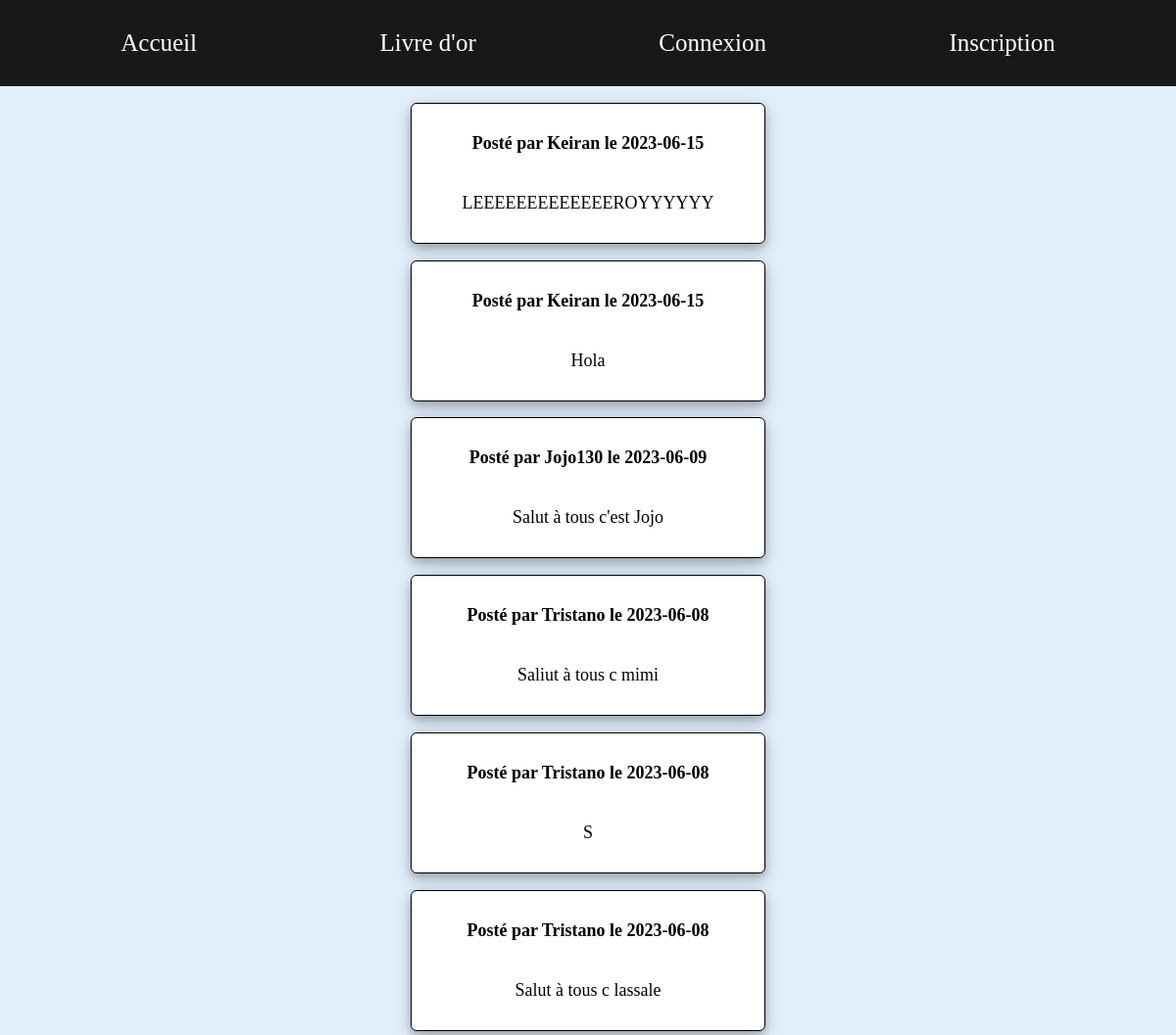
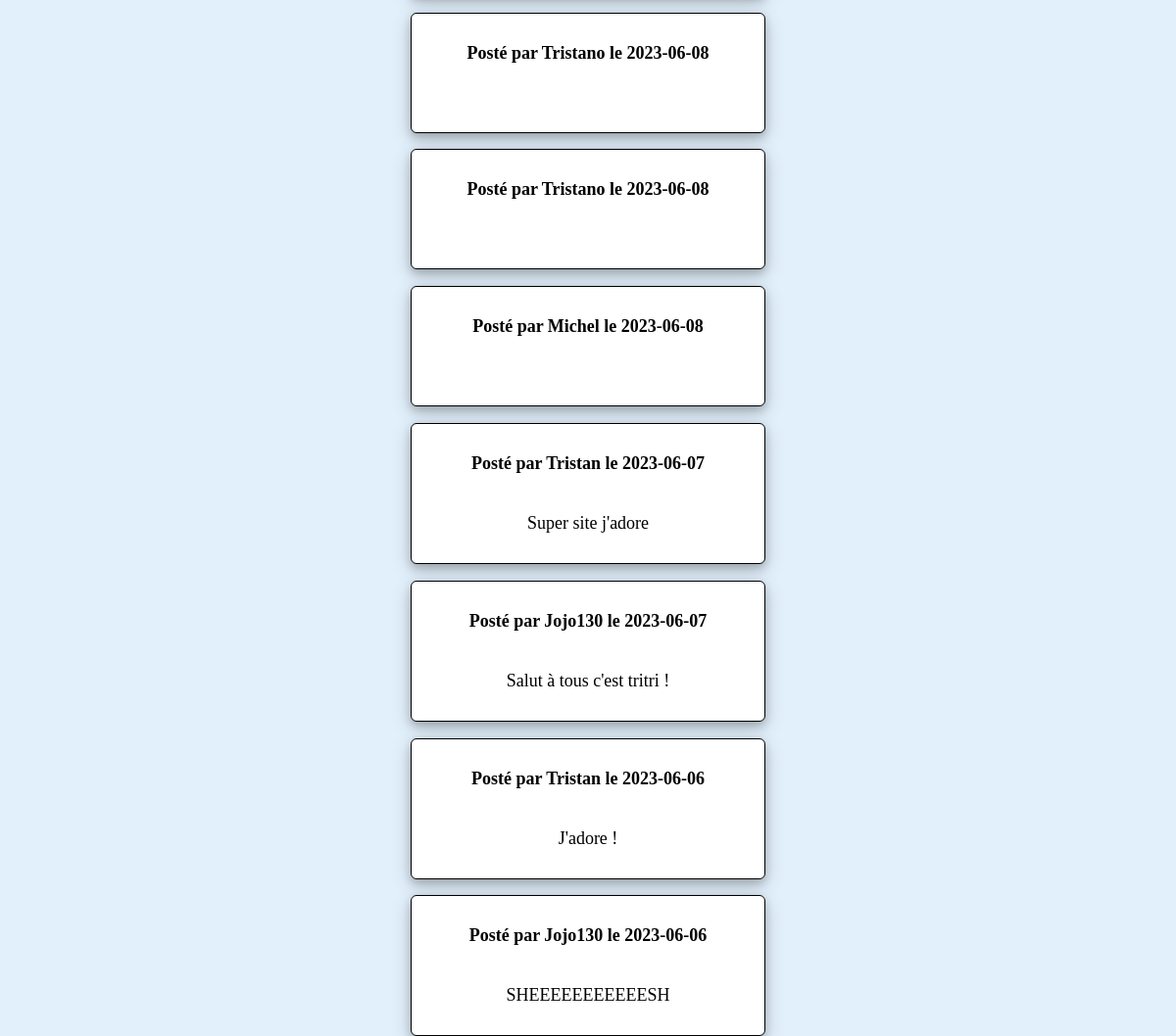
/template/livre-or.php, run on the app's committed database (2 pictures, top to bottom).
### tables this page shows
CREATE TABLE IF NOT EXISTS `comment` (
  `id` int NOT NULL AUTO_INCREMENT,
  `comment` text NOT NULL,
  `id_user` int NOT NULL,
  `date` date NOT NULL,
  PRIMARY KEY (`id`)
);

CREATE TABLE IF NOT EXISTS `user` (
  `id` int NOT NULL AUTO_INCREMENT,
  `login` varchar(255) NOT NULL,
  `password` varchar(255) NOT NULL,
  PRIMARY KEY (`id`)
);

### template/Classes/ClasseLivreOr.php (called while the page is built, shortened)
<?php
class GoldenBook{
    private $database;
    public function __construct($database){
        $this->database = $database;
    }
    public function getComments() {
        $bdd = $this->database->getBdd();
        $query = $bdd->prepare('SELECT * FROM comment ORDER BY date DESC');
        $query->execute();
        $comments = $query->fetchall();
        $query2 = $bdd->prepare('SELECT login FROM user JOIN comment ON user.id = comment.id_user ORDER BY comment.date DESC');
        $query2->execute();
        $usernames = $query2->fetchAll(PDO::FETCH_COLUMN);
        return array('comments' => $comments, 'usernames' => $usernames);
    }
}
?>

### template/livre-or.php (the view, shortened to what this page needs)
<?php
require 'Classes/ClasseLivreOr.php';
$database = new Database();
$goldenBook = new GoldenBook($database);
$data = $goldenBook->getComments();
$comments = $data['comments'];
$usernames = $data['usernames'];
?>
<!DOCTYPE html>
<html lang="en">
<head>
    <link rel="stylesheet" href="../style.css">
    <header>
    <a href="../index.php">Accueil</a>
    <a href="livre-or.php">Livre d'or</a>
    <?php if (isset($_SESSION["Connection"]) && $_SESSION["Connection"] == true) {?>
            <a href="commentaire.php">Commentaire</a>
            <a href="profil.php">Profil</a>
            <form method="post" action="../index.php">
            <button type="submit" name="deconnect_button" value="disconnect">Déconnexion</button>
            </form>
            <?php } else { ?>
                <a href="connexion.php">Connexion</a>
            <a href="inscription.php">Inscription</a>
                <?php } ?>
    </header>
</head>
<body>
<?php
foreach ($comments as $index => $comment) {
    $actual_username = isset($usernames[$index]) ? $usernames[$index] : '';
    ?>
    <section class="comment_section">
    <div>
        <p><b>Posté par <?php echo $actual_username . " le " . $comment['date']; ?></b></p>
    </div>
    <div>
        <p class="comment_section_message"><?php echo $comment['comment']; ?></p>
    </div>
    </section>
<?php } ?>
</body>
</html>

### style.css (style rules this page uses)
* { margin: 0; }
header { background-color: #181819; padding: 30px; display: flex; flex-direction: row; justify-content: center; }
header a { color: white; font-size: 25px; cursor: pointer; margin: auto; }
header a:link { color: white; text-decoration: none; }
body { background-color: #e2f0fb; }
.comment_section { color: black; padding: 30px; border-width: 1px; border-color: black; border-style: solid; border-radius: 6px; box-shadow: 0 4px 8px 0 rgba(0, 0, 0, 0.2), 0 6px 20px 0 rgba(0, 0, 0, 0.19); width: 25%; height: auto; background-color: white; margin: auto; margin-top: 1.4%; text-align: justify; font-size: 18px; font-family: Cambria, Cochin, Georgia, Times, "Times New Roman", serif; text-align: center; }
.comment_section_message { margin-top: 40px; }

### data on the page
comment: actual_username "Keiran", date "2023-06-15", comment "LEEEEEEEEEEEEEROYYYYYY"
comment: actual_username "Keiran", date "2023-06-15", comment "Hola"
comment: actual_username "Jojo130", date "2023-06-09", comment "Salut à tous c'est Jojo"
comment: date "2023-06-08", comment "Saliut à tous c mimi"
user: login "Tristano"
comment: id_user.login "Tristano", date "2023-06-08", comment "S"
comment: id_user.login "Tristano", date "2023-06-08", comment "Salut à tous c lassale"
comment: id_user.login "Tristano", date "2023-06-08"
comment: id_user.login "Tristano", date "2023-06-08"
comment: actual_username "Michel", date "2023-06-08"
comment: actual_username "Tristan", date "2023-06-07", comment "Super site j'adore"
comment: actual_username "Jojo130", date "2023-06-07", comment "Salut à tous c'est tritri !"
comment: actual_username "Tristan", date "2023-06-06", comment "J'adore !"
comment: actual_username "Jojo130", date "2023-06-06", comment "SHEEEEEEEEEEESH"
